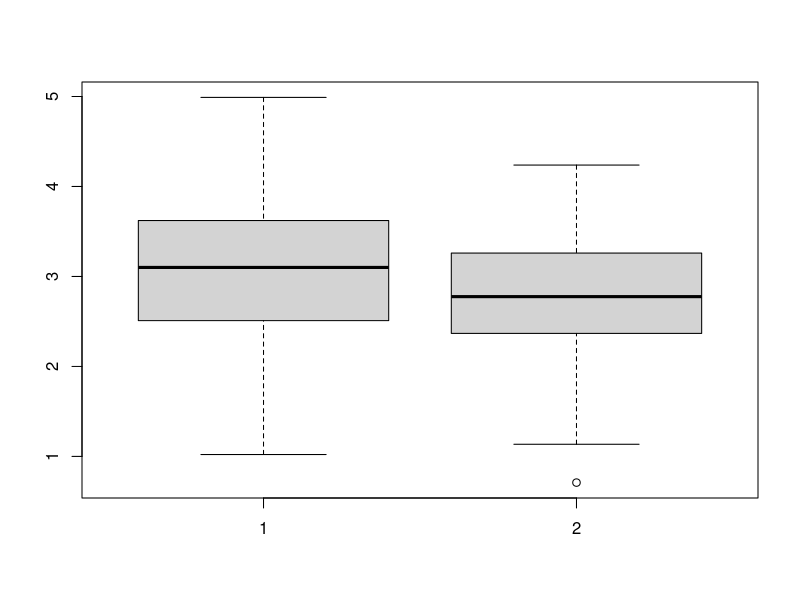
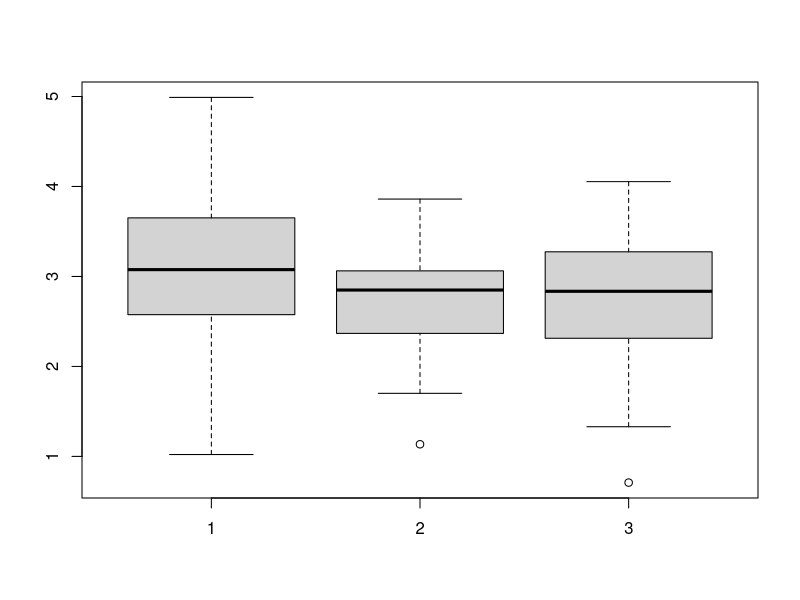
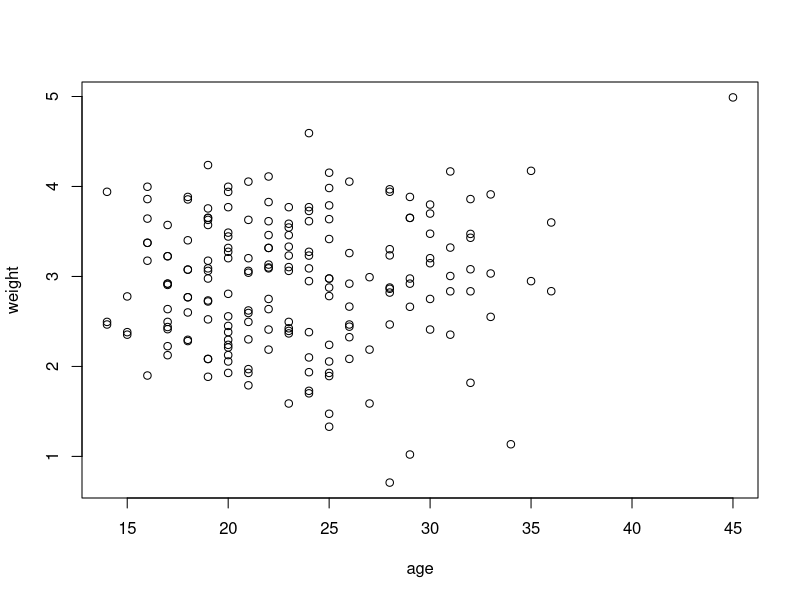

The R source for these figures, in order:
## ---- chunk 1
mu_w = 168
sigma_w = 6.5
mu_m = 181
sigma_m = 8

# Finner sannsynlighet for å trekke en mann over 200cm
prob = 1 - pnorm(200, mean=mu_m, sd=sigma_m)

# Finner forventet antall menn over 200cm per 1M menn
prob = prob * 1000000
cat("Forventet antall menn over 200cm per 1 million menn:", prob)
## ---- chunk 2
cat("Sannsynlighet for å trekke 1 kvinne med høyde <= 155.26cm:", pnorm(155.26, mean=mu_w, sd=sigma_w), "\n")
cat("Sannsynlighet for å trekke 1 kvinne med høyde <= 180.74cm:", pnorm(180.74, mean=mu_w, sd=sigma_w))
## ---- chunk 3
# Regner sannsynlighet for at en tilfeldig trukket kvinne har høyde innenfor intervallet
prob = pnorm(180.74, mean=mu_w, sd=sigma_w) - pnorm(155.26, mean=mu_w, sd=sigma_w)

# Regner sannsynlighet for å trekke 10 kvinner innenfor intervallet
prob = prob^10
cat("Sannsynlighet for å trekke 10 kvinner med høyde i [155.26, 180.74]:", prob)
## ---- chunk 4
# Finner middelverdi og standardavvik for differanse mellom kvinner og menn
mu_z = mu_w - mu_m
sigma_z = sqrt(sigma_w^2 + sigma_m^2)

# Finner sannsynligheten for at kvinnens høyde er større enn mannens, dvs. P(Z > 0)
prob = 1 - pnorm(0, mean=mu_z, sd=sigma_z)
cat("Sannsynlighet for at kvinnen er høyere enn mannen:", prob)
## ---- chunk 5
n = 25
x_avg = 172

# Beregner z-statistikk
z = (x_avg - mu_w) / (sigma_w / sqrt(n))

# Beregner den ensidede P-verdien P(Z > z) = 1 - P(Z <= z)
cat("P-verdi (H0: alle de 25 menneskene er kvinner):", 1 - pnorm(z))
## ---- chunk 6
n = 25
x_avg = 172

# Beregner z-statistikk
z = (x_avg - mu_m) / (sigma_m / sqrt(n))

# Beregner den ensidede P-verdien P(Z <= z)
cat("P-verdi (H0: alle de 25 menneskene er menn):", pnorm(z))
## ---- chunk 7
# Forbereder data
babies = matrix(scan("mothersbabies.txt",skip=7),byrow=T,ncol=7)
y = babies[ ,1] # birthweight, in kg
x1 = babies[ ,2] # mother’s weight prior to pregnancy
x2 = babies[ ,3] # age
x3 = babies[ ,4] # indicator for smoking (1 for yes, 0 for no)
x4 = babies[ ,5] # indicator for ethnic 1, black
x5 = babies[ ,6] # indicator for ethnic 2, neither white nor black
x6 = babies[ ,7] # indicator for ethnic 0, white

ysmoke = y[x3 == 1]
ynosmoke = y[x3 == 0]

# Lager boxplots
boxplot(ynosmoke, ysmoke)
## ---- chunk 8
# Gjennomfører t-test
t.test(ysmoke, ynosmoke)
## ---- chunk 9
# Sorterer ut gruppene
yethnic0 = y[x6 == 1]
yethnic1 = y[x4 == 1]
yethnic2 = y[x5 == 1]

# Lager boxplots
boxplot(yethnic0, yethnic1, yethnic2)
## ---- chunk 10
# Lager kategorisk vektor som kombinerer de tre gruppene
x_ethnic = ifelse(x4 == 1, 1, 0)
x_ethnic = ifelse(x5 == 1, 2, x_ethnic)
x_ethnic = factor(x_ethnic)

# Gjennomfører ANOVA
aov_ethnic = aov(y~x_ethnic)
summary(aov_ethnic)
## ---- chunk 11
# Plotter alder vs. fødselsvekt
plot(x2, y, xlab="age", ylab="weight")
## ---- chunk 12
# Regner ut korrelasjon
cor.test(x2, y)
## ---- chunk 13
# Lager regresjonsmodell
fit = lm(y ~ x1 + x2 + x3)
summary(fit)
## ---- chunk 14
# Fyller inn formelverdier
beta1 = 0.008860
beta2 = 0.007094
beta3 = -0.267215
se_beta1 = 0.003791
se_beta2 = 0.009925
se_beta3 = 0.105802

cval = qt(0.975, df=length(y) - 4)

# Beregner konfidensintervaller
beta1_conf = c(beta1 - cval*se_beta1, beta1 + cval*se_beta1)
beta2_conf = c(beta2 - cval*se_beta2, beta2 + cval*se_beta2)
beta3_conf = c(beta3 - cval*se_beta3, beta3 + cval*se_beta3)

cat("95% konfidensintervall for beta1: (", beta1_conf, ")\n")
cat("95% konfidensintervall for beta2: (", beta2_conf, ")\n")
cat("95% konfidensintervall for beta3: (", beta3_conf, ")\n")
## ---- chunk 15
# Lager regresjonsmodell
fit = lm(y ~ x1 + x2 + x3 + x4 + x5)
summary(fit)
## ---- chunk 16
# Lager regresjonsmodell for hvit etnisitet
fit = lm(yethnic0 ~ x3[x6 == 1])
summary(fit)
## ---- chunk 17
# Lager regresjonsmodell for svart etnisitet
fit = lm(yethnic1 ~ x3[x4 == 1])
summary(fit)
## ---- chunk 18
# Lager regresjonsmodell for verken hvit eller svart etnisitet
fit = lm(yethnic2 ~ x3[x5 == 1])
summary(fit)
## ---- chunk 19
# Lager regresjonsmodell og predikerer på den
fit = lm(y ~ x1 + x2 + x3 + x4 + x5)
pred = predict(fit, newdata=data.frame(x1=60, x2=25, x3=1, x4=0, x5=0))
cat("Forventet fødselsvekt for babyen til Mrs. Jones:", pred, "kg")
## ---- chunk 20
# Lager regresjonsmodell og predikerer på den
fit = lm(y ~ x1 + x2 + x3 + x4 + x5)
pred = predict(fit, newdata=data.frame(x1=60, x2=25, x3=0, x4=0, x5=0))
cat("Forventet fødselsvekt for babyen til Mrs. Smith:", pred, "kg")
